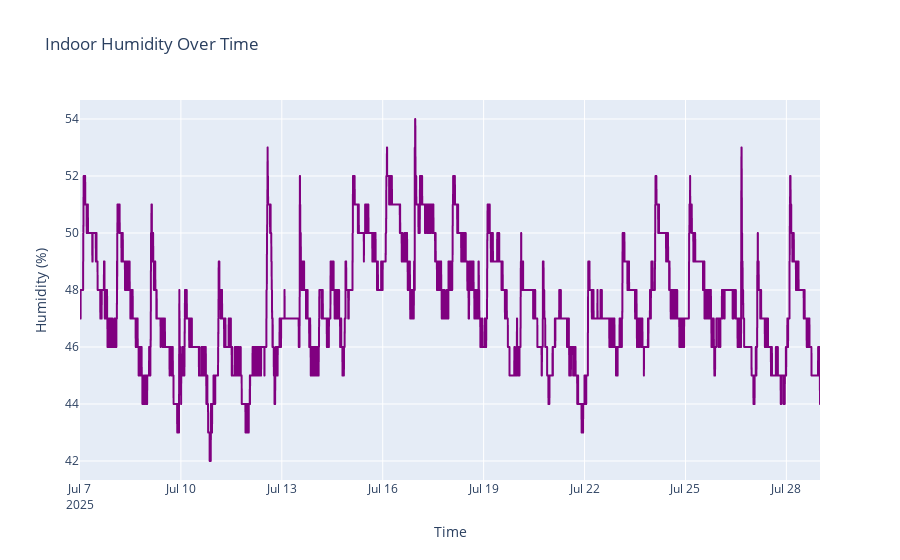

Notebook source saved alongside this figure:
### Markdown cell above
## Is Humidity Part of the Problem?

When your AC kicks on, it doesn’t just cool the air — it also removes moisture. We can see some dips in humidity, especially after AC activations.

However, during the night, the humidity often stays flat or rises slightly, supporting the theory that the system is doing very little once we’re asleep. That’s a comfort killer — and possibly contributing to morning grogginess.

### Code cell
fig = px.line(df, x=df.index, y='indoor_humidity', title='Indoor Humidity Over Time', labels={'indoor_humidity':'Humidity (%)'})
fig.update_traces(line_color='purple')
fig.update_layout(xaxis_title='Time', yaxis_title='Humidity (%)', hovermode='x unified')
fig.show()

### Figure 1 — Plotly figure (JSON) as saved in the notebook; plotly's stock layout.template omitted (floating-point values rounded to 4 significant figures; data arrays with more than 128 entries replaced by an {"elided": "..."} marker saying what was removed)
{"data": [{"hovertemplate": "time=%{x}<br>Humidity (%)=%{y}<extra></extra>", "legendgroup": "", "line": {"color": "purple", "dash": "solid"}, "marker": {"symbol": "circle"}, "mode": "lines", "name": "", "showlegend": false, "type": "scattergl", "x": {"elided": "6295 str values"}, "xaxis": "x", "y": {"elided": "6295 int values"}, "yaxis": "y"}], "layout": {"hovermode": "x unified", "legend": {"tracegroupgap": 0}, "title": {"text": "Indoor Humidity Over Time"}, "xaxis": {"anchor": "y", "domain": [0, 1], "title": {"text": "Time"}}, "yaxis": {"anchor": "x", "domain": [0, 1], "title": {"text": "Humidity (%)"}}}}
